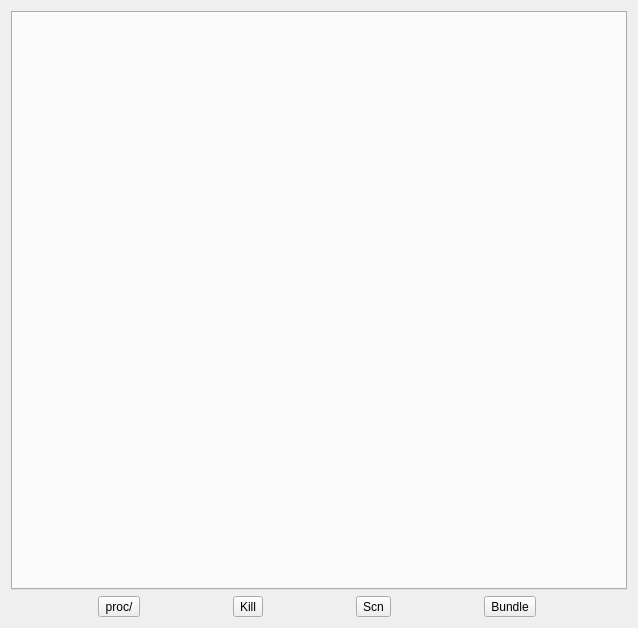
<?xml version="1.0" encoding="UTF-8"?>
<ui version="4.0">
 <class>ProcExplorer</class>
 <widget class="QWidget" name="ProcExplorer">
  <property name="geometry">
   <rect>
    <x>0</x>
    <y>0</y>
    <width>638</width>
    <height>628</height>
   </rect>
  </property>
  <property name="windowTitle">
   <string>Form</string>
  </property>
  <layout class="QVBoxLayout" name="verticalLayout">
   <item>
    <widget class="QTabWidget" name="tabWidget">
     <property name="currentIndex">
      <number>-1</number>
     </property>
    </widget>
   </item>
   <item>
    <layout class="QHBoxLayout" name="horizontalLayout">
     <item>
      <widget class="QToolButton" name="toolButton_4">
       <property name="text">
        <string>proc/</string>
       </property>
      </widget>
     </item>
     <item>
      <widget class="QToolButton" name="toolButton">
       <property name="text">
        <string>Kill</string>
       </property>
      </widget>
     </item>
     <item>
      <widget class="QToolButton" name="toolButton_2">
       <property name="text">
        <string>Scn</string>
       </property>
      </widget>
     </item>
     <item>
      <widget class="QToolButton" name="toolButton_3">
       <property name="text">
        <string>Bundle</string>
       </property>
      </widget>
     </item>
    </layout>
   </item>
  </layout>
 </widget>
 <resources/>
 <connections/>
</ui>
